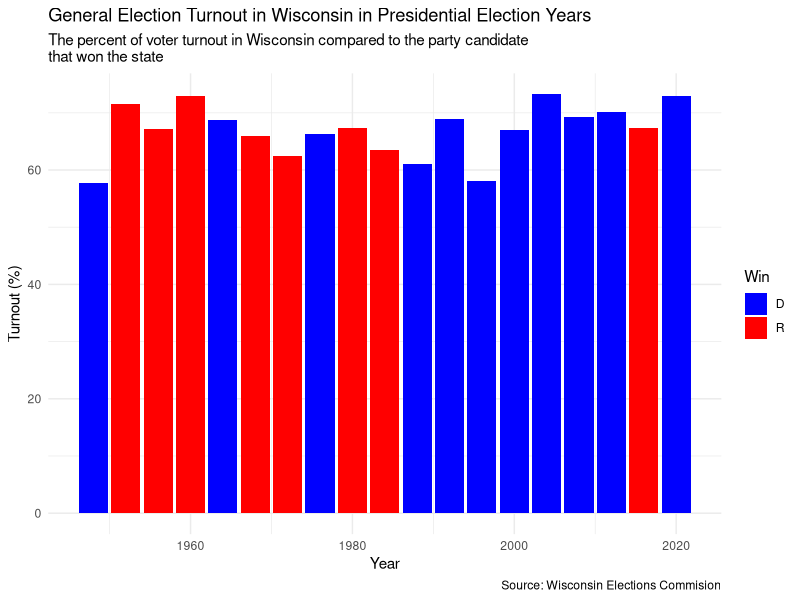
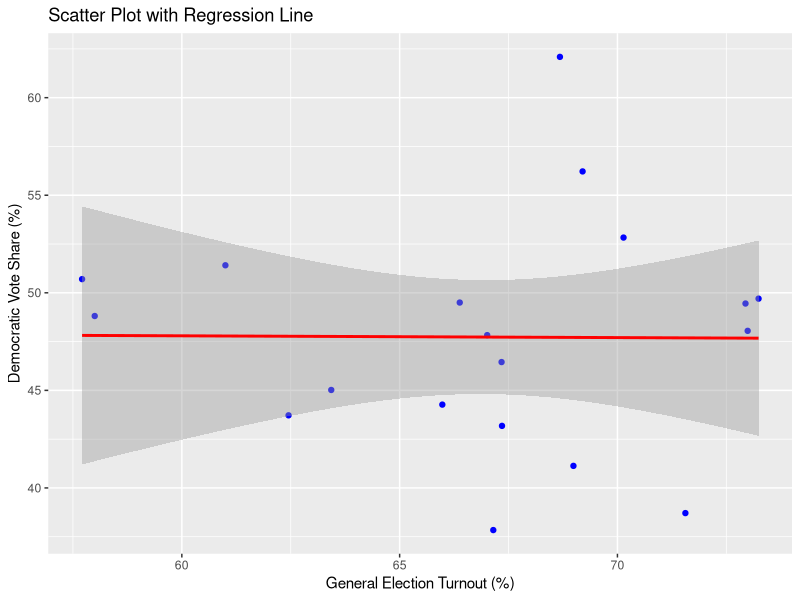

The R source for these figures, in order:
## ---- chunk 1
library(tidyverse)
library(ggplot2)
library(dplyr)

data <- read_csv('VoteData.csv')

data <- data |>
  dplyr::select(Year, `General Election Turnout`, Win) |>
  mutate(`General Election Turnout` = as.numeric(gsub("%", "", `General Election Turnout`)))

graph1 <- ggplot(data, aes(x = Year, y = `General Election Turnout`, fill = Win)) +
  geom_bar(stat = "identity") +
  labs(
    title = "General Election Turnout in Wisconsin in Presidential Election Years",
    subtitle  = "The percent of voter turnout in Wisconsin compared to the party candidate 
that won the state",
    x = "Year",
    y = "Turnout (%)",
    caption = "Source: Wisconsin Elections Commision"
  ) +
  scale_fill_manual(values = c("D" = "blue", "R" = "red")) +
  theme_minimal()

print (graph1)
## ---- chunk 2
library(tidyverse)
library(broom)
library(knitr)

data <- read_csv('VoteData.csv')
vote_share_data <- read_csv('WiscVotingData.csv')

data <- data |>
  mutate(
    `General Election Turnout` = as.numeric(gsub("%", "", `General Election Turnout`))
  ) |>
  select(Year, `General Election Turnout`)

vote_share_data <- vote_share_data |>
  mutate(
    `Dem Perc` = as.numeric(gsub("%", "", `Dem Perc`))
  ) |>
  select(Year, `Dem Perc`)

combined_data <- data |>
  inner_join(vote_share_data, by = "Year")

model <- lm(`Dem Perc` ~ `General Election Turnout`, data = combined_data)

regression_table <- tidy(model) |>
  select(term, estimate, std.error, statistic, p.value) |>
  knitr::kable(
    col.names = c("Term", "Estimate", "Std. Error", "t value", "P value"),
    caption = "Regression Analysis of Voter Turnout on Democratic Vote Share"  )

graph2 <- ggplot(combined_data, aes(x = `General Election Turnout`, y = `Dem Perc`)) +
  geom_point(color = "blue") +
  geom_smooth(method = "lm", color = "red", se = TRUE) +
  labs(
    title = "Scatter Plot with Regression Line",
    x = "General Election Turnout (%)",
    y = "Democratic Vote Share (%)")
print(regression_table)
print (graph2)
